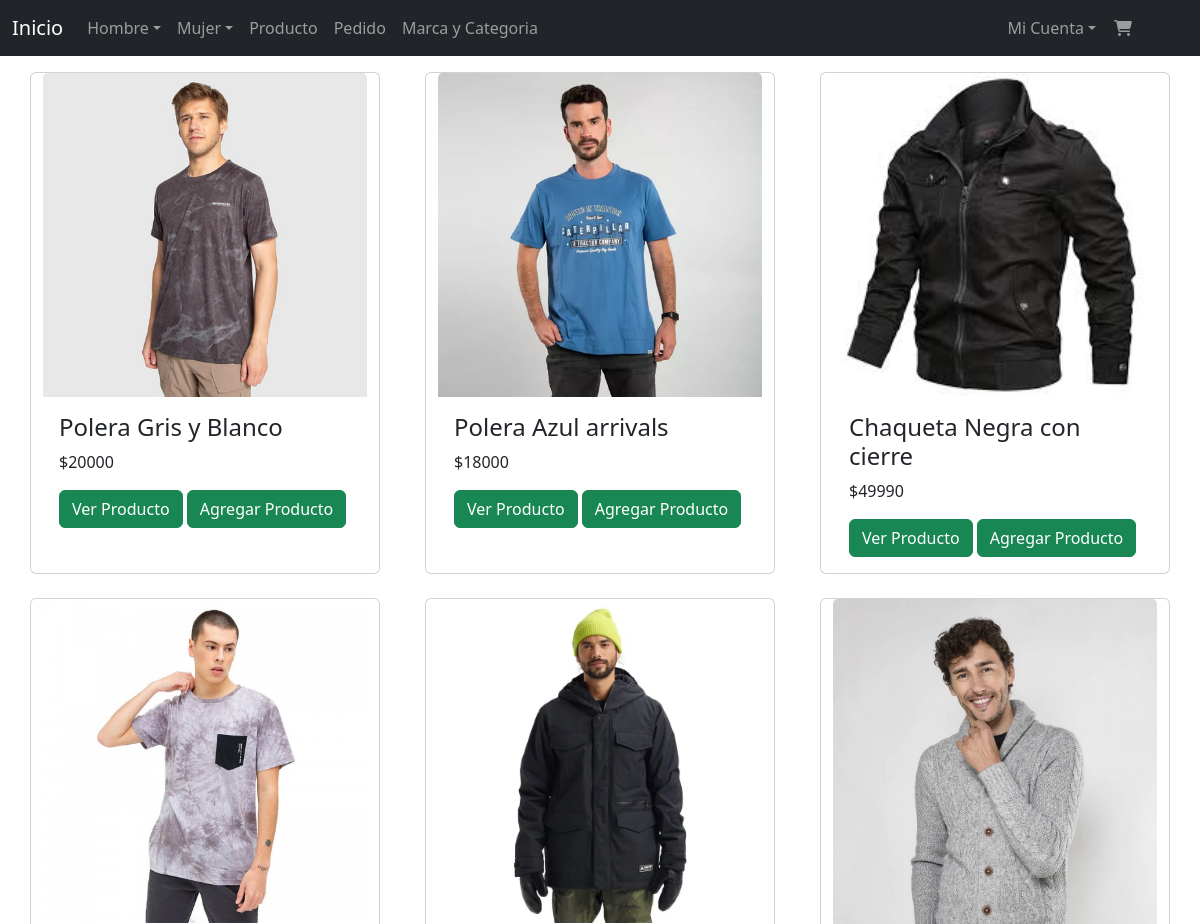
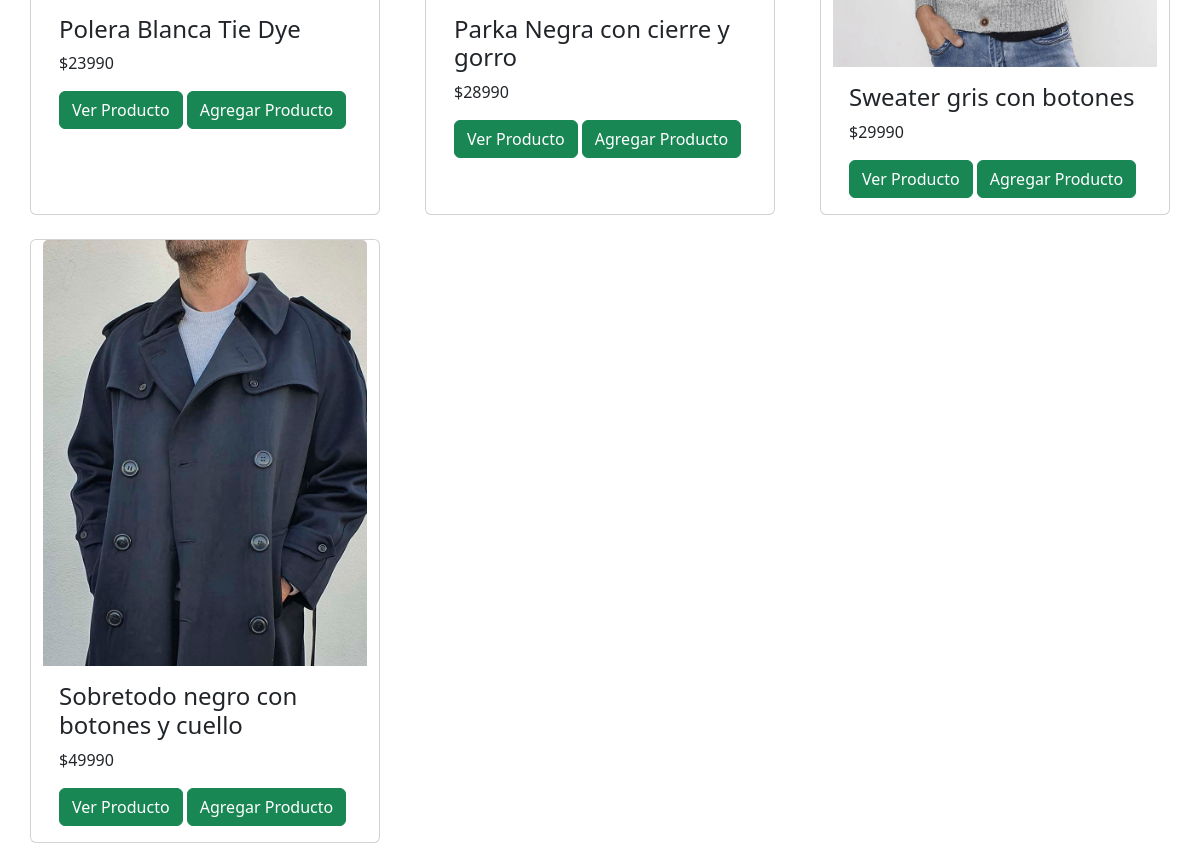
Page /productoshombre (signed in) on the committed database (2 pictures, top to bottom).
### aplicacion/models.py (models this page shows, shortened)
class Producto(models.Model):
    nombre=models.CharField(max_length=50)
    marca=models.ForeignKey(Marca, on_delete=models.PROTECT, null=True)
    categoria=models.ForeignKey(Categoria, on_delete=models.PROTECT, null=True)
    descripcion=models.TextField(max_length=300)
    precio=models.IntegerField()
    stock=models.IntegerField(validators=[MinValueValidator(0)])
    genero=models.CharField(null=True, max_length=1, choices=genero_choices)
    imagen=models.ImageField(upload_to="productos")

class Categoria(models.Model):
    id=models.IntegerField(primary_key=True, validators=[MinValueValidator(1)])
    nombre=models.CharField(max_length=50)
    def __str__(self):
        return self.nombre

### aplicacion/views.py (the view)
# urls.py: path('productoshombre' , productos_hombre, name="productoshombre"),
def productos_hombre(request):
    productos= Producto.objects.filter(genero="M")
    contexto={
        'productos': productos
    }
    return render(request, 'aplicacion/producto_hombre/productos_hombre.html', contexto)

### carro/context_processor.py (called while the page is built)
def importe_total_carro(request):
    total = 0
    if request.user.is_authenticated:
        carro = request.session.get("carro", {})
        for key, value in carro.items():
            precio = float(value.get("precio", 0))
            total += precio
    return {"importe_total_carro": total}

### aplicacion/templates/aplicacion/producto_hombre/productos_hombre.html
{% extends 'aplicacion/base.html' %}
{% load static %}
{% block contenido %}
<div class="mt-3">
<div class="row d-flex justify-content-between">
    {% for p in productos %}
    <div class="col-4 card mb-4 " style="width:350px">
        <img class="card-img-top" src="{{ p.imagen.url }}" alt="Card image">
        <div class="card-body">
            <h4 class="card-title">{{ p.categoria }} {{ p.nombre }}</h4>
            <p class="card-text">${{p.precio }}</p>
            <a href="{% url 'verproducto' p.id %}" class="btn btn-success">Ver Producto</a>
            <a href="{% url 'carro:agregar' p.id %}" class="btn btn-success">Agregar Producto</a>
        </div>
    </div>
    {% endfor %}
</div>
</div>
{% endblock contenido %}

### rows in the picture
Producto: imagen (picture), categoria "Polera", nombre "Gris y Blanco", precio "20000"
Producto: imagen (picture), categoria "Polera", nombre "Azul arrivals", precio "18000"
Producto: imagen (picture), categoria "Chaqueta", nombre "Negra con cierre", precio "49990"
Producto: imagen (picture), categoria "Polera", nombre "Blanca Tie Dye", precio "23990"
Producto: imagen (picture), categoria "Parka", nombre "Negra con cierre y gorro", precio "28990"
Producto: imagen (picture), categoria "Sweater", nombre "gris con botones", precio "29990"
Producto: imagen (picture), categoria "Sobretodo", nombre "negro con botones y cuello", precio "49990"
